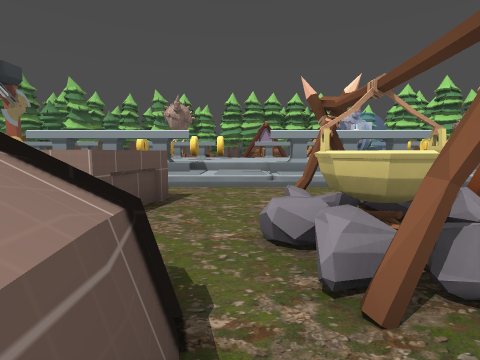
view 1 (above)

19 first-person views from a walk through a 3-D level made in the Godot game engine. The camera is 1.5 m above the floor, tilts 6° down and sees 85° across. The floor is counted in squares, 2 m on a side. Each view is taken from the middle of a square. On the plan, view 1 faces up. The plan holds only what a view shows up to about 9 squares ahead; the rest is blank. The place goes on beyond the plan. Characters and animated objects are left out. Some surface patterns are stand-ins.

view 2
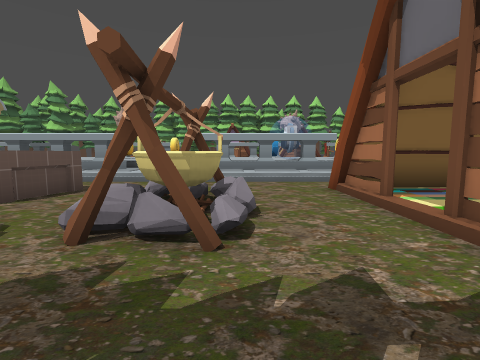

view 3
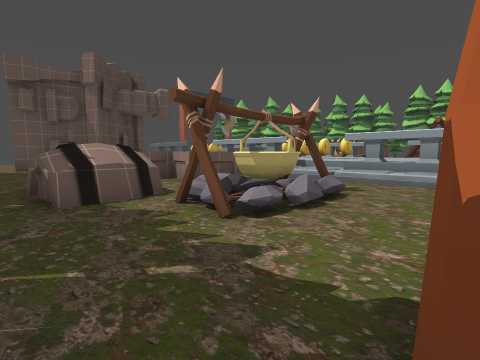

view 4
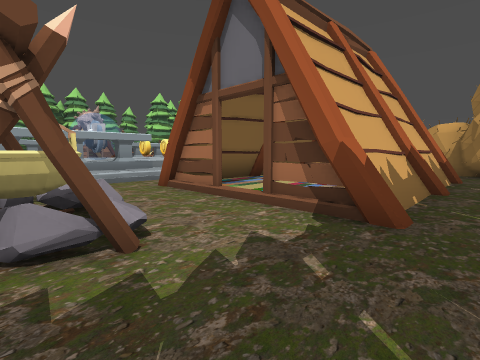

view 5
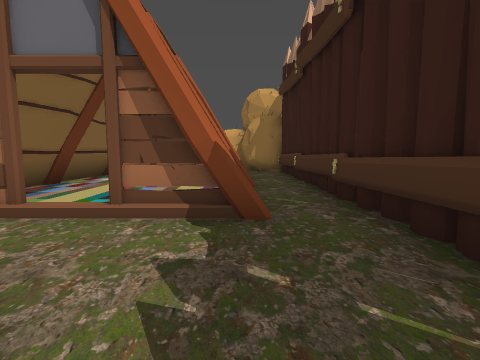

view 6
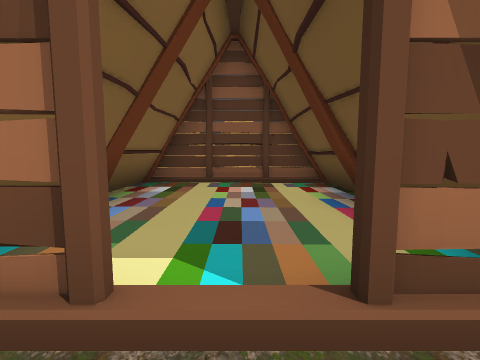

view 7
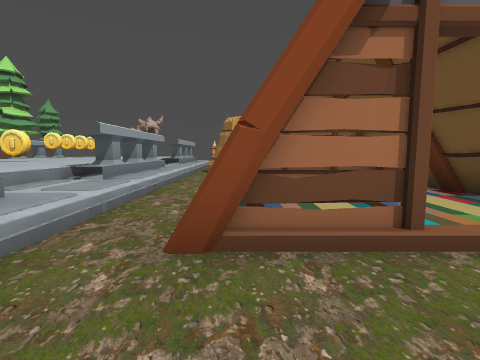

view 8
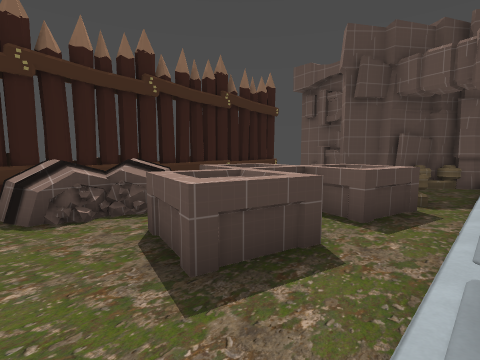

view 9
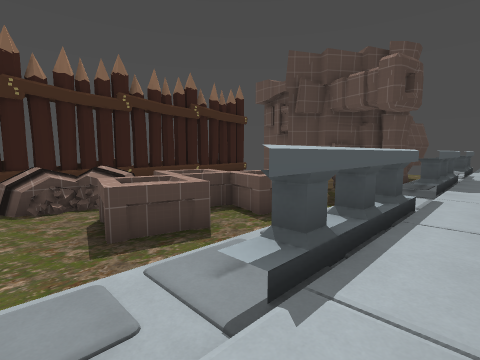

view 10
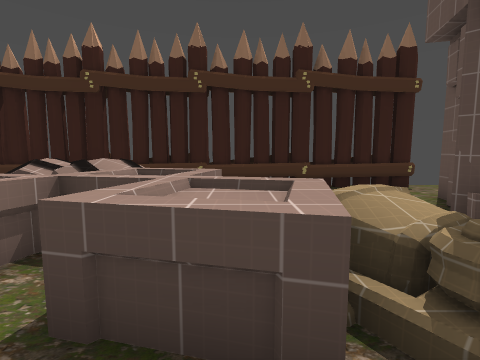

view 11
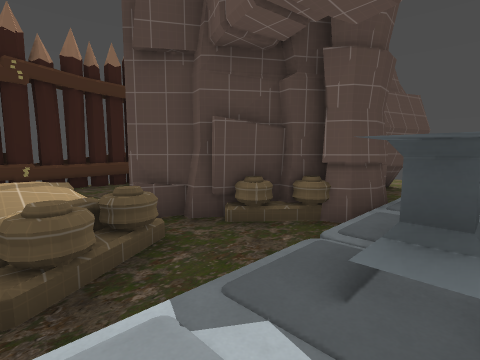

view 12
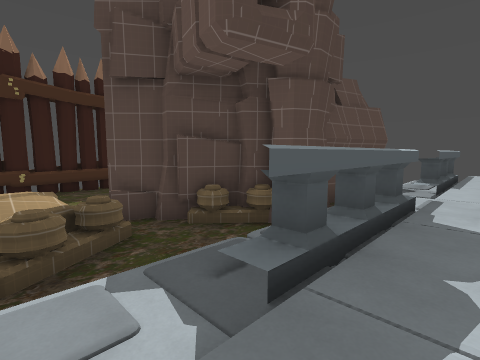

view 13
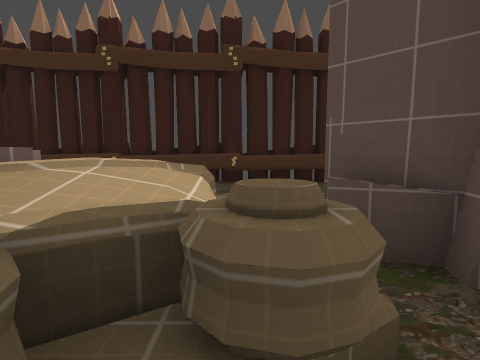

view 14
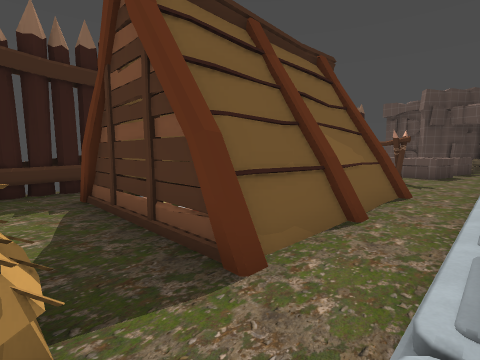

view 15
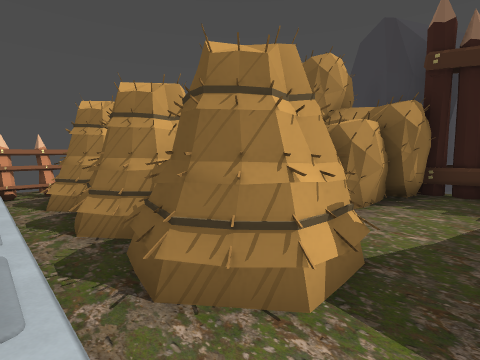

view 16
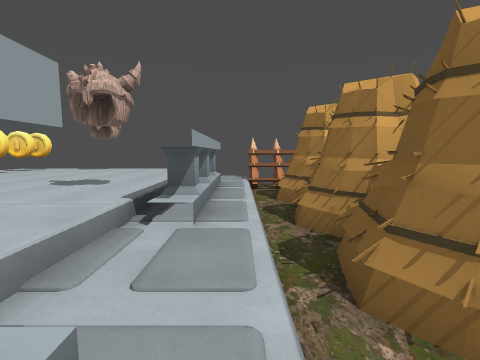

view 17
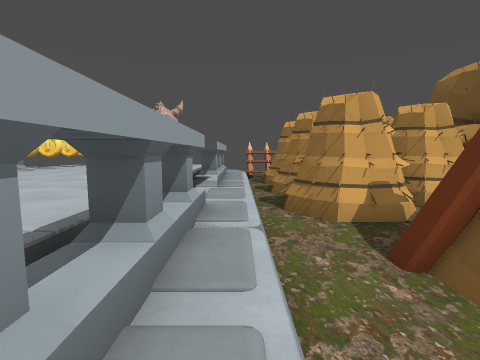

view 18
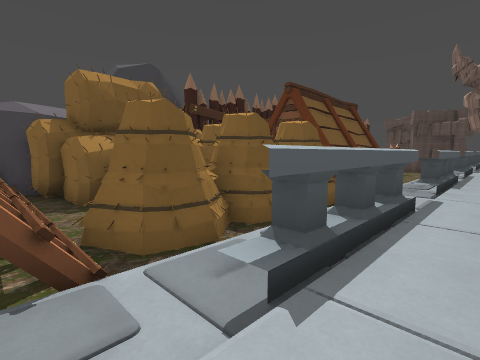

view 19
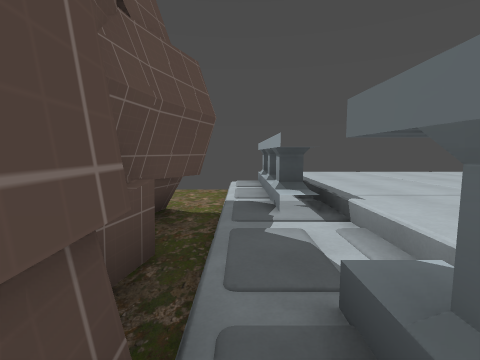

### Floor plan
Key: @ floor where view 1 was taken; # wall or solid block; x gap in a wall; . main floor; : floor 0.5 m higher than the main floor; + floor 1 m higher than the main floor; / step, stairs or slope; = window, fence, low wall or low ledge; ^ raised ledge; C coin; S spikes; O other object.
Columns run from 17 left of view 1 to 18 right of it. Each row starts with its distance up from view 1.
 11 ++                            ++++++
 10 ++++                      C+++++++++
  9 +++++                #   +++++++++++
  8 ++++++  ++++++++++++ #O+++++++++++++
  7 x###::####::####::####::####::####::
  6 /::::::::/::::::::/::::::::/::::::::
  5 ...#.###/..#=................#.#.#.S
  4 .. ### ###^^^#.^.....######.#######S
  3         ####.###..##.#....#..#    SS
  2         #   .##...^/./....#..#    OO
  1         #..   ###.#/.#....#..#   #OO
  0        # ......##@...######..#   ##O
 -1       .......................#   ##O
 -2       .#######################    ##

Positions as (right, up) in squares from view 1, and headings:
1: (0, 0), facing up
2: (2, -1), facing up
3: (4, -1), facing up-left
4: (1, -1), facing up-right
5: (1, 0), facing right
6: (3, 2), facing right
7: (2, 4), facing right
8: (0, 6), facing down-left
9: (0, 8), facing down-left
10: (-5, 6), facing down
11: (-6, 7), facing down-left
12: (-6, 8), facing down-left
13: (-7, 5), facing down
14: (11, 6), facing down-left
15: (10, 6), facing down-right
16: (10, 6), facing right
17: (7, 6), facing right
18: (18, 8), facing down-left
19: (-10, 6), facing left
